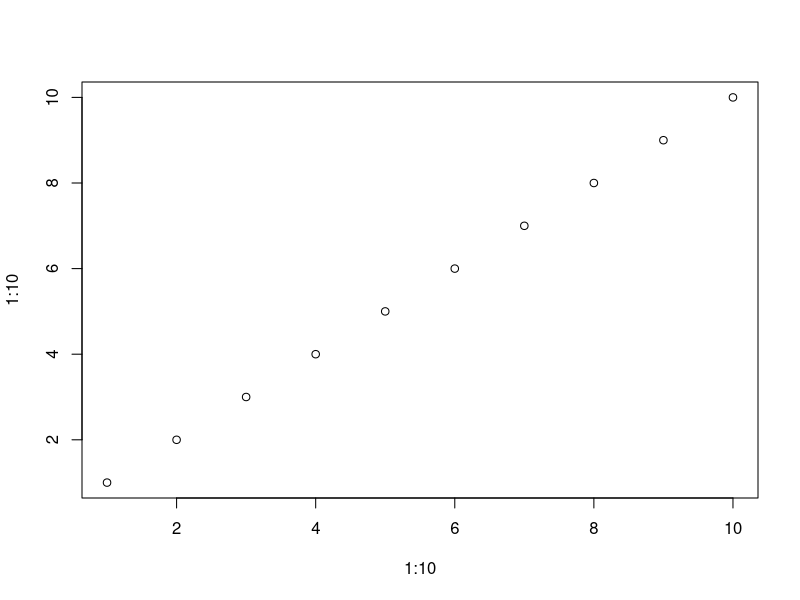
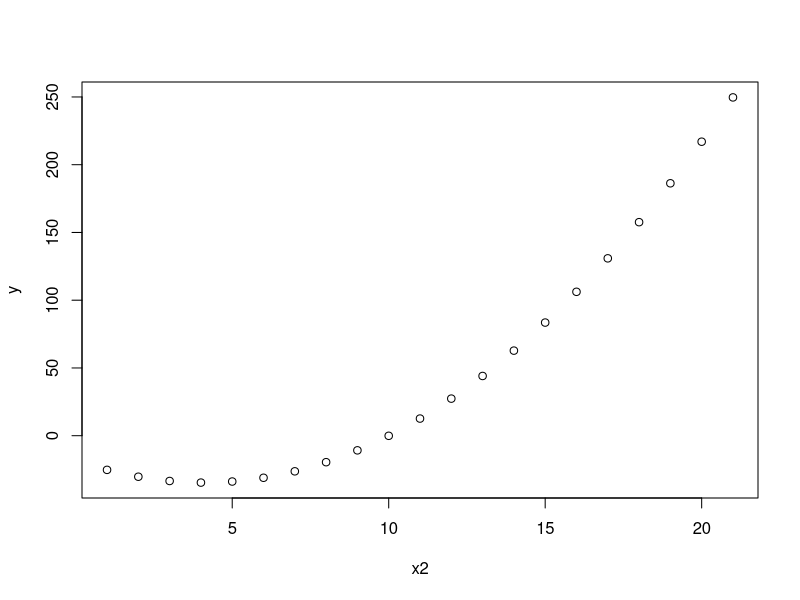

Reproduce these figures in R, in order.
## ---- chunk 1
1+1
sqrt(10)
plot(1:10, 1:10)
## ---- chunk 2
rabat1 <- 0.05
kwota <- 1000
rabat1*kwota -> wynik
## ---- chunk 3
n1 <- 10
n2 <- 8L ## liczba całkowita
n3 <- c(n1, n2)
n4 <- c(2023, 10, 9)
n4[2]
n4[c(1,3)]
n4[c(1,3)][1]
n4[2] <- 11
n4[c(1, 3)] <- c(2022, 10)
n4
## ---- chunk 4
seq(2, 10, 2)
1:10
10:1
-1:10
-(1:10)
## ---- chunk 5
kot <- "pazur"
kot[1]
koty <- c(kot, "bajtek", "dachowiec")
koty[3] <- 10
length(koty)
koty[length(koty)] ## odwołuję się do ostatniego elementu
## ---- chunk 6
n5 <- 1:10
sqrt(n5)
y <- 50 + 2.5*n5
n5 + sqrt(n5)
## ---- chunk 7
x1 <- seq(-10, 10, 1) # -10:10
x2 <- seq(1, 21, 1) # 1:21
y <- 10 + 2.6*x1 + x1*x2 + 0.8*sqrt(x2)
plot(x2, y)
## ---- chunk 8
A <- cbind(x1,x2, y)
A[1, 1]
A[1, ]
A[, 1]
A[1:5, 2:3]
## ---- chunk 9
wyniki_symulacji <- matrix(data = 0, ncol = 3, nrow = 10)
wyniki_symulacji
## ---- chunk 10
df1 <- data.frame(z1 = x1, z2 = x2, target = y)
df1$target
df1$target_1000 <- df1$target*1000
head(df1)
tail(df1)
dim(df1)
ncol(df1)
nrow(df1)
summary(df1)
summary(df1$target)
